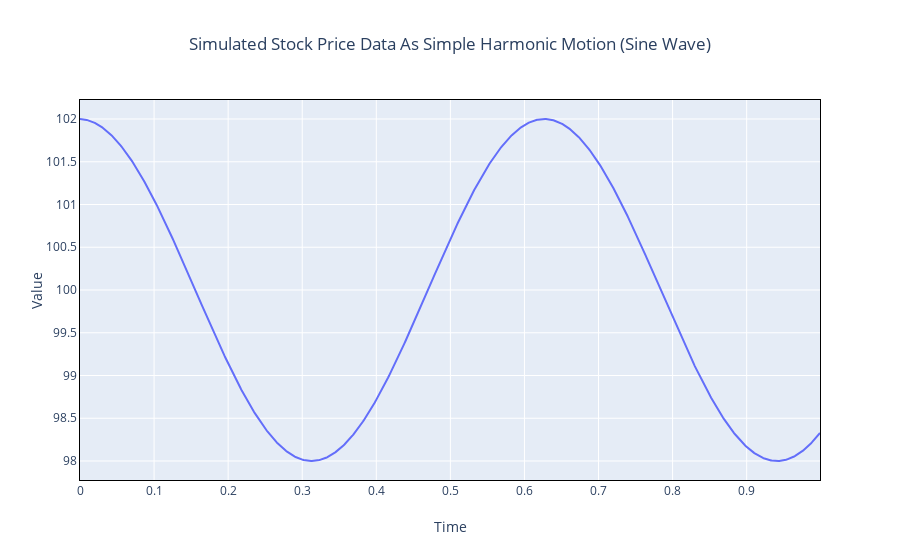

Source (notebook cell):
### Code cell
def make_figure(*series, title="", xtitle="", ytitle=""):
    fig = go.Figure()
    series=list(series)
    x = series.pop(0)
    for s in series:
        fig.add_trace(go.Scatter(y=s, x=x))
    fig.update_layout(
        title= dict(text=title,
                    x=0.5,
                    xanchor='center'),
        xaxis=dict(
            title=xtitle,
            linecolor='black',
            linewidth=1,
            mirror=True
        ),
        yaxis=dict(
            title=ytitle,
            linecolor='black',
            linewidth=1,
            mirror=True
        ),
        showlegend=False
    )

    return fig.show()


make_figure(df['dateindex'], df['stock'],
            title="Simulated Stock Price Data As Simple Harmonic Motion (Sine Wave)",
            xtitle='Time',
            ytitle='Value'
           )

### Figure 1 — Plotly figure (JSON) as saved in the notebook; plotly's stock layout.template omitted (floating-point values rounded to 4 significant figures; data arrays with more than 128 entries replaced by an {"elided": "..."} marker saying what was removed)
{"data": [{"type": "scatter", "x": {"elided": "1000 float values"}, "y": {"elided": "1000 float values"}}], "layout": {"showlegend": false, "title": {"text": "Simulated Stock Price Data As Simple Harmonic Motion (Sine Wave)", "x": 0.5, "xanchor": "center"}, "xaxis": {"linecolor": "black", "linewidth": 1, "mirror": true, "title": {"text": "Time"}}, "yaxis": {"linecolor": "black", "linewidth": 1, "mirror": true, "title": {"text": "Value"}}}}
